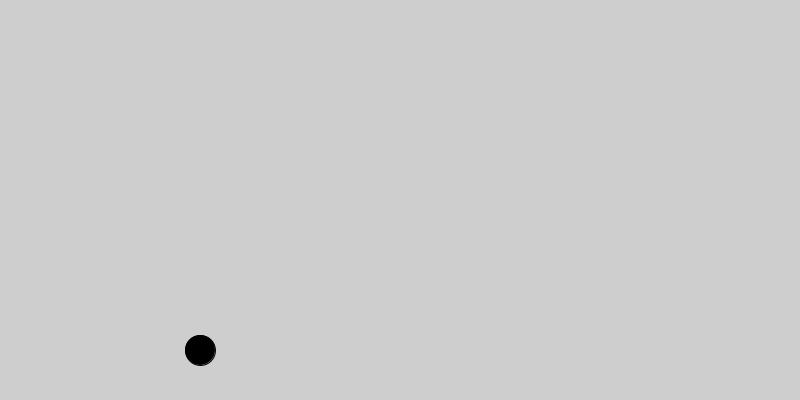
Frame 1 (no input)
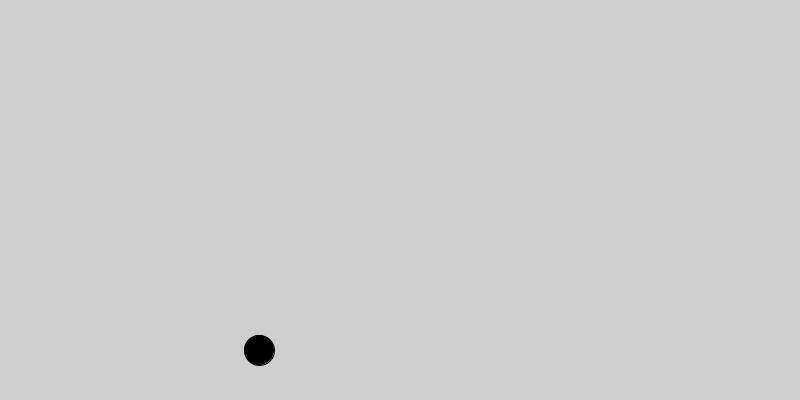
Frame 60 (the mouse pressed at the canvas centre just before this capture)
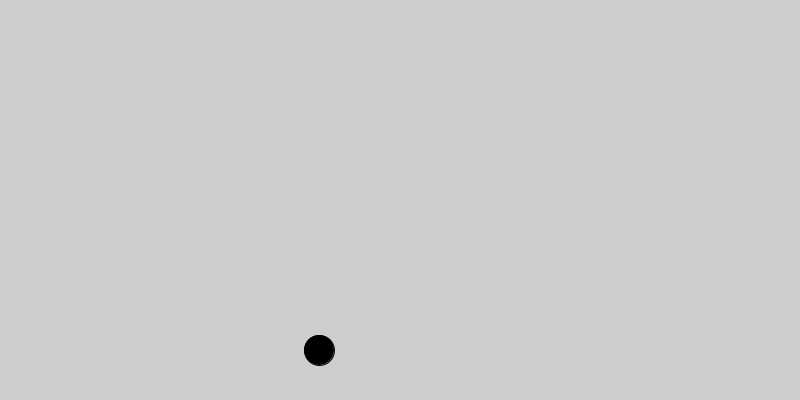
Frame 120 (the mouse held since frame 60 and released just before this capture)

The Processing sketch that drew these frames (run headless with seeded random() and noise(); from frame 60 on, the mouse is pressed at the canvas centre):

// Processing sketch: Question_2
// ── Question_2.pde
 //sketch level variables
  float circleX;
  float circleY;
  float circleDiameter = 30;


void setup()
{
 
  //Things that only happen once
   size(800,400);
   background(206,206,206);
   fill(0);
  
  //x and y coordinates relative to size of window
  circleX = width/4;
  circleY = height*7/8;
}

void draw()
{
 movingCircle(); 
}

void movingCircle()
{  
  //clear out old frames
  background(206,206,206);
  
  //starting point - first frame 
  ellipseMode(CENTER);
  ellipse(circleX, circleY, circleDiameter, circleDiameter);
  
  //modify state
  circleX = circleX +1;
  
}
